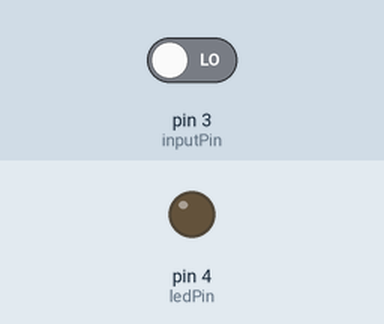
Recording of a sketch running on a simulated Arduino Uno, built with avr-gcc and run on an emulated ATmega328P. On the bench: output pins drawn as LEDs (lit = HIGH). Dashed ring = blinking. The inputs (shaded band) are chosen by the test bench; at power-on: pin 3 (inputPin) LOW.

Above: at 1.2 s.
1.3 s: pin 3 (inputPin) driven HIGH
At 1.54 s:
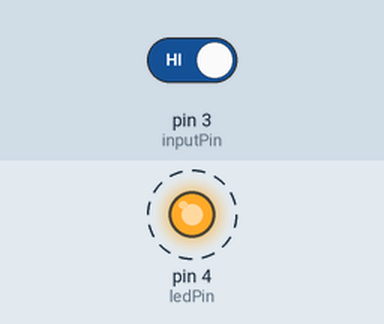
Timing chart, 0 to 10.3 s (numbered marks = the images above; inputs shaded):
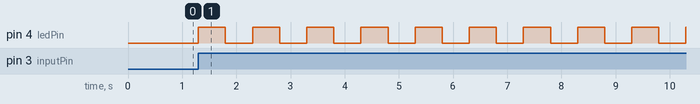

The sketch:

input_blink_without_delay2.ino
```cpp
// (licence header left out)
/**
 * This is program 3 in the series of experiments trying to evaluate the
 * accuracy of the arduino clock.  This program waits for the input pin to
 * be high and flash the LED once every 500 microseconds (half a second).
 * By setting debug to true the program will print off the drift value
 * to the serial console.
 *
 * Wiring setup:
 * Connect pin 3 to the resistor going to the switch.
 * Connect pin 4 to the annode of the LED.
 * Connect pin 3.3v to the other end of the switch.
 * Connect pin GND to the common ground rail.
 *
 */
const boolean debug = false;  // Print debug information to serial console.
const int inputPin = 3;  // The pin that the switch is connected to.
const int ledPin = 4;  // The pin that the LED is connected to.

unsigned long counter = 0;  // The number of times that have been blinked.
long interval = 500;  // The time to wait between changing states.
int ledState = LOW;  // Keep the led state in a variable.
boolean run = false;  // Makes the program wait for input from the user.
unsigned long startMilliseconds = 0;  // Store the milliseconds when the blinking started.

/**
 * This function is called when the sketch starts.
 */
void setup() {
  pinMode(ledPin, OUTPUT);
  pinMode(inputPin, INPUT);
  if (debug) {
    // open the serial port at 9600 bps:
    Serial.begin(9600);
  }
}

/**
 * This function is called repeatedly after the setup() method is called.
 */
void loop() {
  if (!run) {
    int inputValue = digitalRead(inputPin);
    if (inputValue == HIGH) {
      if (debug) {
        Serial.println("inputValue was HIGH");
      }
      run = true;
      startMilliseconds = millis();
      if (debug) {
        Serial.print("Start time ");
        Serial.println(startMilliseconds);
      }
    }
  }
  if (run) {
    // Get the number of milliseconds since the Arduino began running.
    unsigned long currentMilliseconds = millis();
    unsigned long additionalMilliseconds = counter * interval;
    // Compute the elapsed milliseconds since the start time.
    long elapsedMilliseconds = currentMilliseconds - (startMilliseconds + additionalMilliseconds);
    // Is the elapsed milliseconds equal or more than the interval?
    if ( elapsedMilliseconds >= 0 ) {
      counter++;
      if (debug) {
        Serial.print("Off by ");
        Serial.println(elapsedMilliseconds);
        Serial.print("Counter ");
        Serial.println(counter);
      }
      // Swap the ledState.
      if ( ledState == LOW ) {
        ledState = HIGH;
      } else {
        ledState = LOW;
      }
      // Write the new state to the ledpin.
      digitalWrite(ledPin, ledState);
    }
  }
}
```

Measured:
- after the input at 1.3 s, pin 4 (ledPin): alternates HIGH for 0.50 s and LOW for 0.50 s, starting at once
